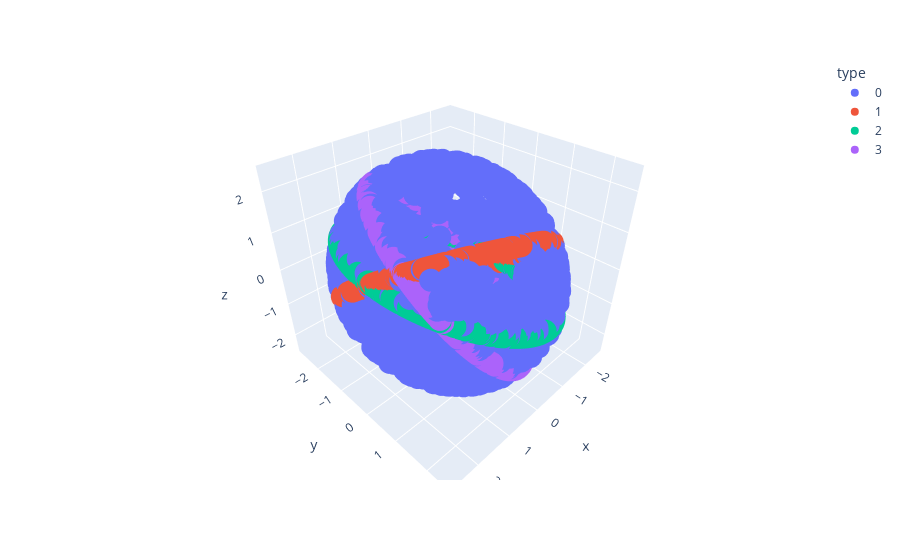

The notebook cell saved with this chart:
### Code cell
df = pd.DataFrame(np.concatenate(pred_points, axis=0), columns=['x', 'y', 'z'])
df['type'] = ['0']*1000 + ['1']*1000 + ['2']*1000 + ['3']*1000
fig = px.scatter_3d(df, x='x', y='y', z='z', color='type')
fig.show()

### Figure 1 — Plotly figure (JSON) as saved in the notebook; plotly's stock layout.template omitted (floating-point values rounded to 4 significant figures; data arrays with more than 128 entries replaced by an {"elided": "..."} marker saying what was removed)
{"data": [{"hovertemplate": "type=0<br>x=%{x}<br>y=%{y}<br>z=%{z}<extra></extra>", "legendgroup": "0", "marker": {"color": "#636efa", "symbol": "circle"}, "mode": "markers", "name": "0", "scene": "scene", "showlegend": true, "type": "scatter3d", "x": {"elided": "1000 float values"}, "y": {"elided": "1000 float values"}, "z": {"elided": "1000 float values"}}, {"hovertemplate": "type=1<br>x=%{x}<br>y=%{y}<br>z=%{z}<extra></extra>", "legendgroup": "1", "marker": {"color": "#EF553B", "symbol": "circle"}, "mode": "markers", "name": "1", "scene": "scene", "showlegend": true, "type": "scatter3d", "x": {"elided": "1000 float values"}, "y": {"elided": "1000 float values"}, "z": {"elided": "1000 float values"}}, {"hovertemplate": "type=2<br>x=%{x}<br>y=%{y}<br>z=%{z}<extra></extra>", "legendgroup": "2", "marker": {"color": "#00cc96", "symbol": "circle"}, "mode": "markers", "name": "2", "scene": "scene", "showlegend": true, "type": "scatter3d", "x": {"elided": "1000 float values"}, "y": {"elided": "1000 float values"}, "z": {"elided": "1000 float values"}}, {"hovertemplate": "type=3<br>x=%{x}<br>y=%{y}<br>z=%{z}<extra></extra>", "legendgroup": "3", "marker": {"color": "#ab63fa", "symbol": "circle"}, "mode": "markers", "name": "3", "scene": "scene", "showlegend": true, "type": "scatter3d", "x": {"elided": "1000 float values"}, "y": {"elided": "1000 float values"}, "z": {"elided": "1000 float values"}}], "layout": {"legend": {"title": {"text": "type"}, "tracegroupgap": 0}, "margin": {"t": 60}, "scene": {"domain": {"x": [0, 1], "y": [0, 1]}, "xaxis": {"title": {"text": "x"}}, "yaxis": {"title": {"text": "y"}}, "zaxis": {"title": {"text": "z"}}}}}
